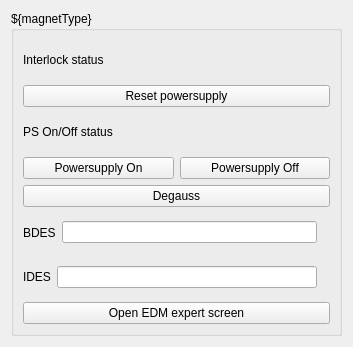
<?xml version="1.0" encoding="UTF-8"?>
<ui version="4.0">
 <class>Form</class>
 <widget class="QWidget" name="Form">
  <property name="geometry">
   <rect>
    <x>0</x>
    <y>0</y>
    <width>353</width>
    <height>347</height>
   </rect>
  </property>
  <property name="windowTitle">
   <string>Form</string>
  </property>
  <layout class="QGridLayout" name="gridLayout">
   <item row="0" column="0" rowspan="2" colspan="2">
    <widget class="QGroupBox" name="groupBox">
     <property name="accessibleName">
      <string>${magnetType}</string>
     </property>
     <property name="title">
      <string>${magnetType}</string>
     </property>
     <layout class="QGridLayout" name="gridLayout_2">
      <item row="0" column="0">
       <layout class="QVBoxLayout" name="verticalLayout_2">
        <item>
         <layout class="QHBoxLayout" name="horizontalLayout_2">
          <item>
           <widget class="QLabel" name="label_2">
            <property name="text">
             <string>Interlock status</string>
            </property>
           </widget>
          </item>
          <item>
           <widget class="PyDMByteIndicator" name="interlockIndicator">
            <property name="sizePolicy">
             <sizepolicy hsizetype="Maximum" vsizetype="Maximum">
              <horstretch>0</horstretch>
              <verstretch>0</verstretch>
             </sizepolicy>
            </property>
            <property name="toolTip">
             <string/>
            </property>
            <property name="accessibleName">
             <string>${magnetType}</string>
            </property>
            <property name="channel" stdset="0">
             <string/>
            </property>
            <property name="onColor" stdset="0">
             <color>
              <red>255</red>
              <green>0</green>
              <blue>0</blue>
             </color>
            </property>
            <property name="offColor" stdset="0">
             <color>
              <red>0</red>
              <green>255</green>
              <blue>0</blue>
             </color>
            </property>
            <property name="showLabels" stdset="0">
             <bool>false</bool>
            </property>
           </widget>
          </item>
          <item>
           <widget class="PyDMLabel" name="interlockLabel">
            <property name="toolTip">
             <string/>
            </property>
            <property name="accessibleName">
             <string>${magnetType}</string>
            </property>
           </widget>
          </item>
         </layout>
        </item>
        <item>
         <widget class="PyDMPushButton" name="resetButton">
          <property name="toolTip">
           <string/>
          </property>
          <property name="accessibleName">
           <string>${magnetType}</string>
          </property>
          <property name="text">
           <string>Reset powersupply</string>
          </property>
         </widget>
        </item>
        <item>
         <layout class="QHBoxLayout" name="horizontalLayout">
          <property name="bottomMargin">
           <number>0</number>
          </property>
          <item>
           <widget class="QLabel" name="label">
            <property name="text">
             <string>PS On/Off status</string>
            </property>
           </widget>
          </item>
          <item>
           <widget class="PyDMByteIndicator" name="powerIndicator">
            <property name="sizePolicy">
             <sizepolicy hsizetype="Maximum" vsizetype="Maximum">
              <horstretch>0</horstretch>
              <verstretch>0</verstretch>
             </sizepolicy>
            </property>
            <property name="toolTip">
             <string/>
            </property>
            <property name="accessibleName">
             <string>${magnetType}</string>
            </property>
            <property name="channel" stdset="0">
             <string/>
            </property>
            <property name="offColor" stdset="0">
             <color>
              <red>252</red>
              <green>1</green>
              <blue>7</blue>
             </color>
            </property>
            <property name="showLabels" stdset="0">
             <bool>false</bool>
            </property>
           </widget>
          </item>
          <item>
           <widget class="PyDMLabel" name="powerLabel">
            <property name="toolTip">
             <string/>
            </property>
            <property name="accessibleName">
             <string>${magnetType}</string>
            </property>
           </widget>
          </item>
         </layout>
        </item>
        <item>
         <layout class="QHBoxLayout" name="horizontalLayout_3">
          <item>
           <widget class="PyDMPushButton" name="onButton">
            <property name="toolTip">
             <string/>
            </property>
            <property name="accessibleName">
             <string>${magnetType}</string>
            </property>
            <property name="text">
             <string>Powersupply On</string>
            </property>
           </widget>
          </item>
          <item>
           <widget class="QPushButton" name="offButton">
            <property name="accessibleName">
             <string>${magnetType}</string>
            </property>
            <property name="text">
             <string>Powersupply Off</string>
            </property>
           </widget>
          </item>
         </layout>
        </item>
        <item>
         <widget class="PyDMPushButton" name="degaussButton">
          <property name="toolTip">
           <string/>
          </property>
          <property name="accessibleName">
           <string>${magnetType}</string>
          </property>
          <property name="text">
           <string>Degauss</string>
          </property>
         </widget>
        </item>
        <item>
         <layout class="QHBoxLayout" name="horizontalLayout_5">
          <item>
           <widget class="QLabel" name="label_4">
            <property name="text">
             <string>BDES</string>
            </property>
           </widget>
          </item>
          <item>
           <widget class="PyDMLineEdit" name="bdesLineEdit">
            <property name="toolTip">
             <string/>
            </property>
           </widget>
          </item>
          <item>
           <widget class="PyDMLabel" name="bactLabel">
            <property name="toolTip">
             <string/>
            </property>
           </widget>
          </item>
         </layout>
        </item>
        <item>
         <layout class="QHBoxLayout" name="horizontalLayout_4">
          <item>
           <widget class="QLabel" name="label_3">
            <property name="text">
             <string>IDES</string>
            </property>
           </widget>
          </item>
          <item>
           <widget class="PyDMLineEdit" name="idesLineEdit">
            <property name="toolTip">
             <string/>
            </property>
           </widget>
          </item>
          <item>
           <widget class="PyDMLabel" name="iactLabel">
            <property name="toolTip">
             <string/>
            </property>
           </widget>
          </item>
         </layout>
        </item>
        <item>
         <widget class="PyDMEDMDisplayButton" name="expertButton">
          <property name="toolTip">
           <string/>
          </property>
          <property name="accessibleName">
           <string>${magnetType}</string>
          </property>
          <property name="text">
           <string>Open EDM expert screen</string>
          </property>
          <property name="filenames" stdset="0">
           <stringlist>
            <string>$TOOLS/edm/display/mgnt/mgnt_unit2.edl</string>
           </stringlist>
          </property>
         </widget>
        </item>
       </layout>
      </item>
     </layout>
    </widget>
   </item>
  </layout>
 </widget>
 <customwidgets>
  <customwidget>
   <class>PyDMLabel</class>
   <extends>QLabel</extends>
   <header>pydm.widgets.label</header>
  </customwidget>
  <customwidget>
   <class>PyDMByteIndicator</class>
   <extends>QWidget</extends>
   <header>pydm.widgets.byte</header>
  </customwidget>
  <customwidget>
   <class>PyDMLineEdit</class>
   <extends>QLineEdit</extends>
   <header>pydm.widgets.line_edit</header>
  </customwidget>
  <customwidget>
   <class>PyDMPushButton</class>
   <extends>QPushButton</extends>
   <header>pydm.widgets.pushbutton</header>
  </customwidget>
  <customwidget>
   <class>PyDMRelatedDisplayButton</class>
   <extends>QPushButton</extends>
   <header>pydm.widgets.related_display_button</header>
  </customwidget>
  <customwidget>
   <class>PyDMEDMDisplayButton</class>
   <extends>PyDMRelatedDisplayButton</extends>
   <header>edmbutton.edm_button</header>
   <container>1</container>
  </customwidget>
 </customwidgets>
 <resources/>
 <connections/>
</ui>
